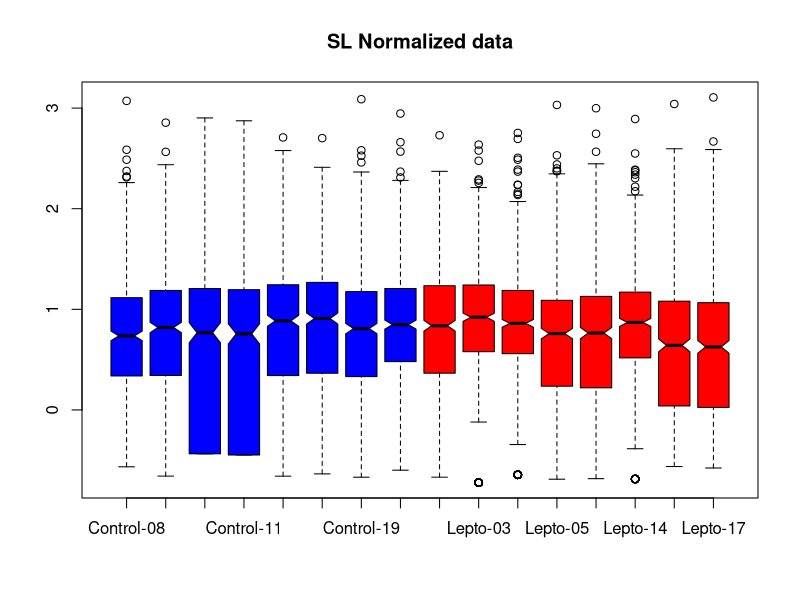
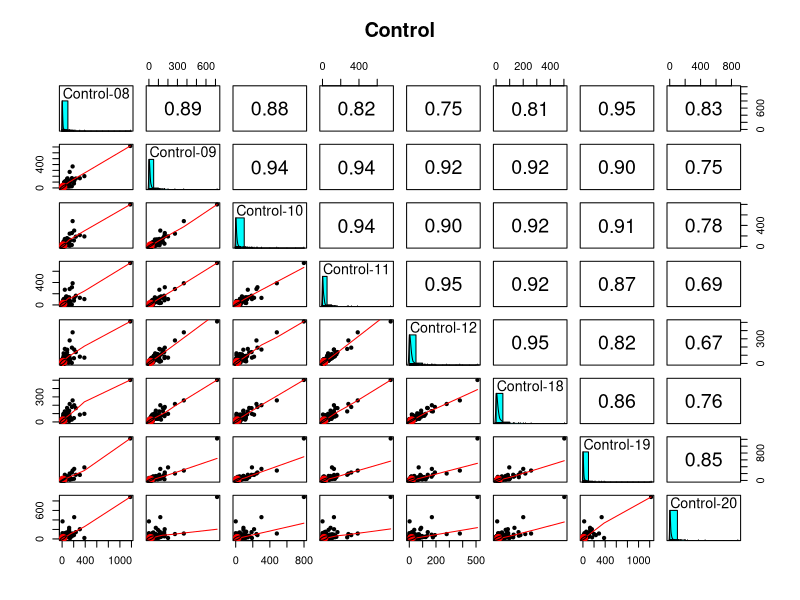
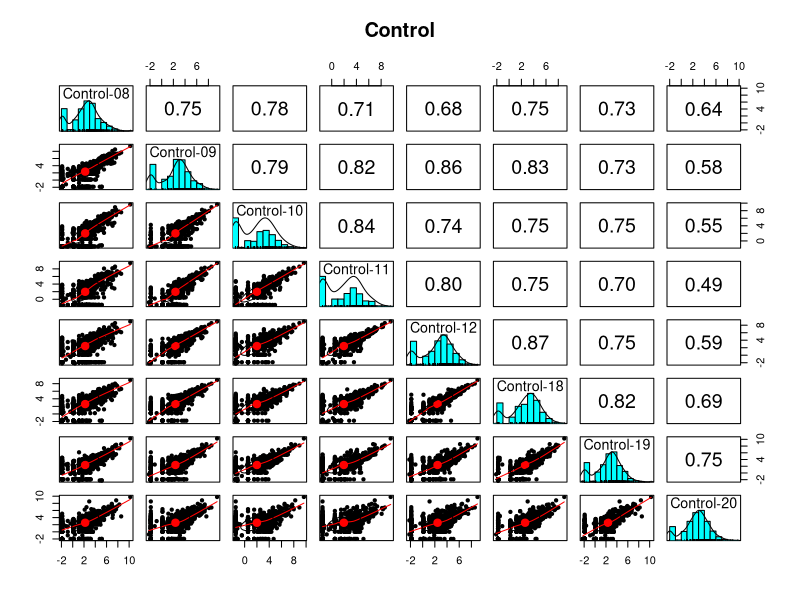
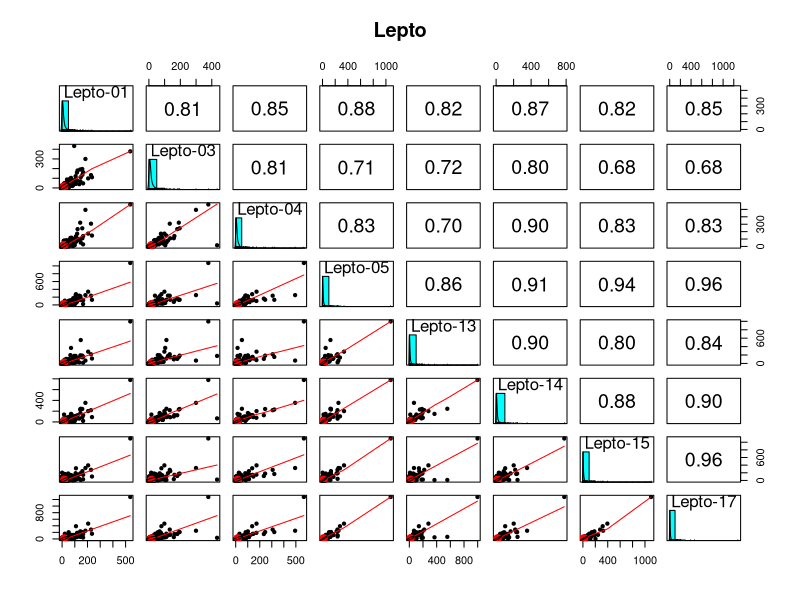
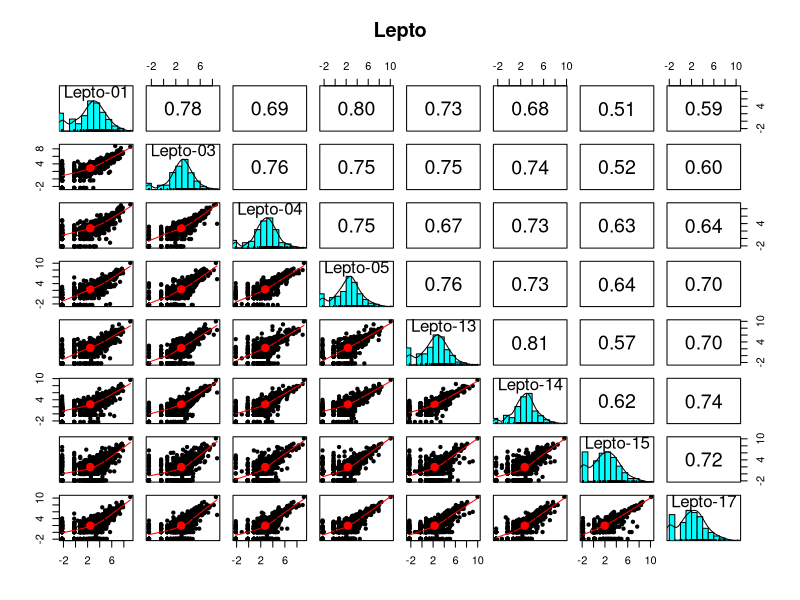
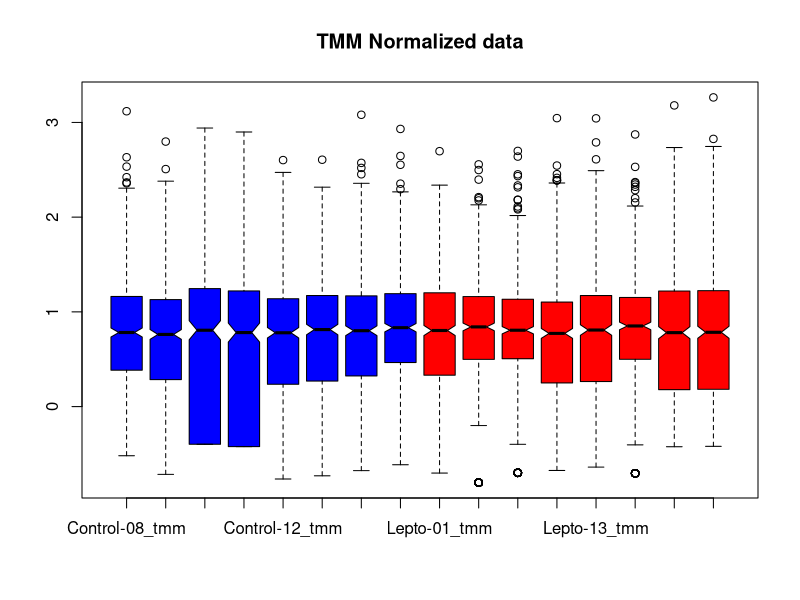
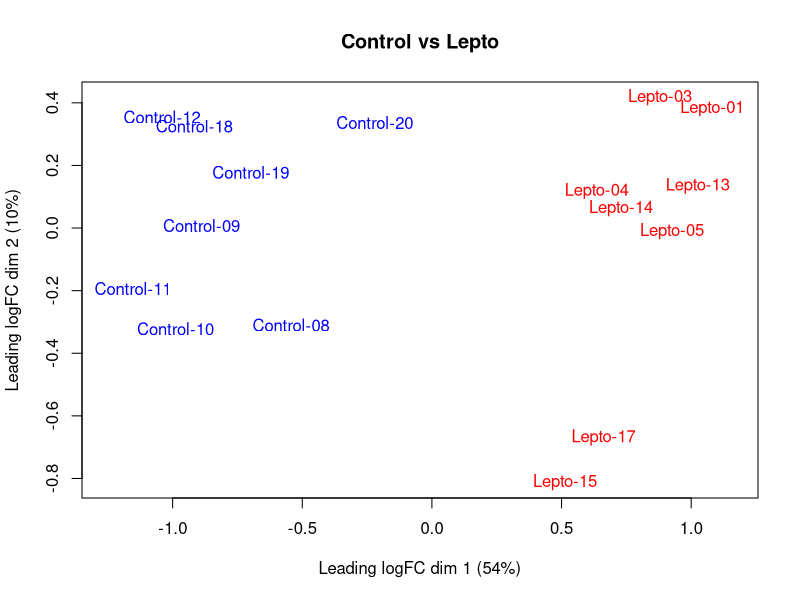
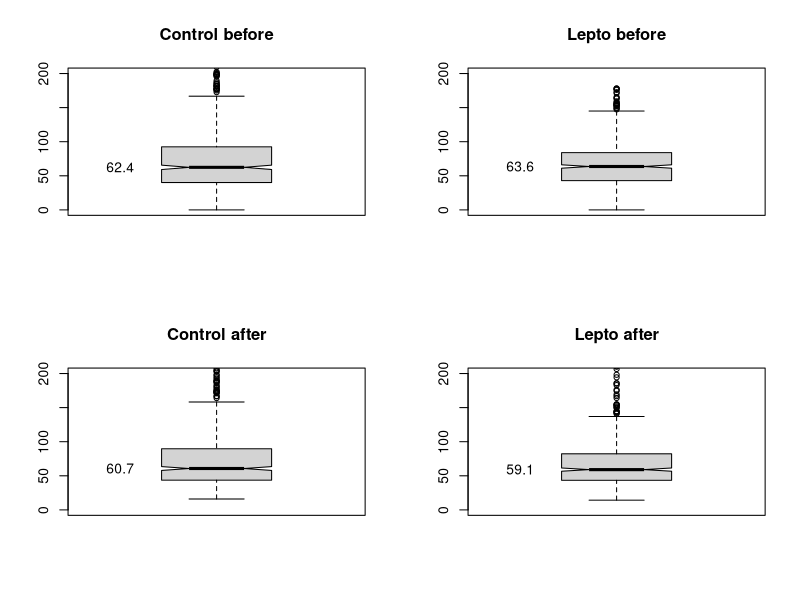

Generate these figures, in order, with R:

library("tidyverse")
library("edgeR")
library("limma")
library("psych")
library("gridExtra")
library("scales")

# read in the prepped data
paw_spc <- read_tsv("QC_check_669x19.txt")

# save accessions in vector and remove from data table
accession <- paw_spc$Accession
paw_spc <- select(paw_spc, -Accession)

# replace zeros with 0.25
paw_spc[paw_spc == 0] <- 0.25

# In a spearate notebook, we decided to exclude 3 lepto samples (2, 6, and 16)
paw_spc <- paw_spc[c(-10, -14, -18)]

head(paw_spc)
nrow(paw_spc)

# function for simple normalization
SL_Norm <- function(df, color = NULL, plot = TRUE) {
    # This makes each channel sum to the average grand total
        # df - data frame of TMT intensities
        # returns a new data frame with normalized values
    
    # compute scaling factors to make colsums match the average sum
    norm_facs <- mean(c(colSums(df))) / colSums(df)
    cat("SL Factors:\n", sprintf("%-5s -> %f\n", colnames(df), norm_facs))
    df_sl  <- sweep(df, 2, norm_facs, FUN = "*")
    
    # visualize results and return data frame
    if(plot == TRUE) {
        boxplot(log10(df_sl), col = color, notch = TRUE, main = "SL Normalized data")
    }
    df_sl
}

# normalize the data before plotting
color <- c(rep('blue', 8), rep('red', 8))
paw_sl <- SL_Norm(paw_spc, color)

# shortcuts for the cell types
C <- 1:8
L <- 9:16

pairs.panels(paw_sl[C], main = "Control")
pairs.panels(log2(paw_sl[C]), main = "Control")
pairs.panels(paw_sl[L], main = "Lepto")
pairs.panels(log2(paw_sl[L]), main = "Lepto")

# load the data into edgeR data structures
# group labels need to be factors
group <- c(rep("Control", 8), rep("Lepto", 8))
y <- DGEList(counts = paw_spc, group = group, genes = accession)

# run the TMM normalization (and library size corrections)
y <- calcNormFactors(y)

# check normalizations
y$samples

apply_tmm_factors <- function(y, color = NULL, plot = TRUE) {
    # computes the tmm normalized data from the DGEList object
        # y - DGEList object
        # returns a dataframe with normalized intensities
    
    # compute grand total (library size) scalings
    lib_facs <- mean(y$samples$lib.size) / y$samples$lib.size

    # the TMM factors are library adjustment factors (so divide by them)
    norm_facs <- lib_facs / y$samples$norm.factors
    cat("Overall Factors (lib.size+TMM):\n", sprintf("%-5s -> %f\n", 
                                                     colnames(y$counts), norm_facs))

    # compute the normalized data as a new data frame
    df_tmm <- as.data.frame(sweep(y$counts, 2, norm_facs, FUN = "*"))
    colnames(df_tmm) <- str_c(colnames(y$counts), "_tmm")
    
    # visualize results and return data frame
    if(plot == TRUE) {
        boxplot(log10(df_tmm), col = color, notch = TRUE, main = "TMM Normalized data")
    }
    df_tmm
}

paw_spc_tmm <- apply_tmm_factors(y, color)

# check clustering
plotMDS(y, col = color, main = "Control vs Lepto")

CV <- function(df) {
    # Computes CVs of data frame rows
        # df - data frame, 
        # returns vector of CVs (%)
    ave <- rowMeans(df)    # compute averages
    sd <- apply(df, 1, sd) # compute standard deviations
    cv <- 100 * sd / ave   # compute CVs in percent (last thing gets returned)
}

labeled_boxplot <- function(df, ylim, title) {
    # Makes a box plot with the median value labeled
        # df - data frame with data to compute CVs of
        # ylim - upper limit for y-axis
        # title - plot title
    cv = CV(df)
    boxplot(cv, ylim = c(0, ylim), notch = TRUE, main = title)
    text(x = 0.65, y = boxplot.stats(cv)$stats[3], 
         labels = round(boxplot.stats(cv)$stats[3], 1))
}

# see what effect TMM had on CV distributions
par(mfrow = c(2, 2))
labeled_boxplot(paw_spc[C], 200, "Control before")
labeled_boxplot(paw_spc[L], 200, "Lepto before")
labeled_boxplot(paw_spc_tmm[C], 200, "Control after")
labeled_boxplot(paw_spc_tmm[L], 200, "Lepto after")
par(mfrow = c(1, 1))

y <- estimateDisp(y)
plotBCV(y, main = "Variance Trends")

et <- exactTest(y, pair = c("Control", "Lepto"))
topTags(et, n = 20)$table
tt <- topTags(et, n = Inf, sort.by = "none")$table
summary(decideTests(et, p.value = 0.05)) # usually use 0.10 for p-value

collect_results <- function(df, tt, x, xlab, y, ylab) {
    # Computes new columns and extracts some columns to make results frame
        # df - data in data.frame
        # tt - top tags from edgeR test
        # x - columns for first condition
        # xlab - label for x
        # y - columns for second condition
        # ylab - label for y
        # returns a new dataframe
    
    # condition average vectors
    ave_x <- rowMeans(df[x])
    ave_y <- rowMeans(df[y])
    
    # FC, direction, candidates
    fc <- ifelse(ave_y > ave_x, (ave_y / ave_x), (-1 * ave_x / ave_y))
    direction <- ifelse(ave_y > ave_x, "up", "down")
    candidate <- cut(tt$FDR, breaks = c(-Inf, 0.01, 0.05, 0.10, 1.0), 
                     labels = c("high", "med", "low", "no"))
    
    # make data frame
    temp <- cbind(df[c(x, y)], data.frame(logFC = tt$logFC, FC = fc, 
                                          PValue = tt$PValue, FDR = tt$FDR, 
                                          ave_x = ave_x, ave_y = ave_y, 
                                          direction = direction, candidate = candidate, 
                                          Acc = tt$genes)) 
    
    # fix column headers for averages
    names(temp)[names(temp) %in% c("ave_x", "ave_y")]  <- str_c("ave_", c(xlab, ylab))    
    
    temp # return the data frame
}

# get the results summary
results <- collect_results(paw_spc_tmm, tt, C, "Control", L, "Lepto")

pvalue_plots <- function(results, ylim, title) {
    # Makes p-value distribution plots
        # results - results data frame
        # ylim - ymax for expanded view
        # title - plot title
    p_plot <- ggplot(results, aes(PValue)) + 
        geom_histogram(bins = 100, fill = "white", color = "black") +
        geom_hline(yintercept = mean(hist(results$PValue, breaks = 100, 
                                     plot = FALSE)$counts[26:100]))

    # we will need an expanded plot
    p1 <- p_plot + ggtitle(str_c(title, " p-value distribution"))
    p2 <- p_plot + coord_cartesian(xlim = c(0, 1.0), ylim = c(0, ylim)) + ggtitle("p-values expanded")
    grid.arrange(p1, p2, nrow = 2) # from gridExtra package
}

# check the p-value distribution
pvalue_plots(results, 30, "Control vs Lepto - SpC")

log2FC_plots <- function(results, range, title) {
    # Makes faceted log2FC plots by candidate
        # results - results data frame
        # range - plus/minus log2 x-axis limits
        # title - plot title
    ggplot(results, aes(x = logFC, fill = candidate)) +
        geom_histogram(binwidth=0.1, color = "black") +
        facet_wrap(~candidate) +
        ggtitle(title) + 
        coord_cartesian(xlim = c(-range, range))
}

# make log2FC plots
log2FC_plots(results, 5, "Faceted log2FC")

# see how many candidates are in each category
results %>% count(candidate)

transform <- function(results, x, y) {
    # Make data frame with some transformed columns
        # results - results data frame
        # x - columns for x condition
        # y - columns for y condition
        # return new data frame
    df <- data.frame(log10((results[x] + results[y])/2), 
                     log2(results[y] / results[x]), 
                     results$candidate,
                     -log10(results$FDR))
    colnames(df) <- c("A", "M", "candidate", "P")
    
    df # return the data frame
}

MA_plots <- function(results, x, y, title) {
    # makes MA-plot DE candidate ggplots
        # results - data frame with edgeR results and some condition average columns
        # x - string for x-axis column
        # y - string for y-axis column
        # title - title string to use in plots
        # returns a list of plots 
    
    # uses transformed data
    temp <- transform(results, x, y)
    
    # 2-fold change lines
    ma_lines <- list(geom_hline(yintercept = 0.0, color = "black"),
                     geom_hline(yintercept = 1.0, color = "black", linetype = "dotted"),
                     geom_hline(yintercept = -1.0, color = "black", linetype = "dotted"))

    # make main MA plot
    ma <- ggplot(temp, aes(x = A, y = M)) +
        geom_point(aes(color = candidate, shape = candidate)) +
        scale_y_continuous(paste0("logFC (", y, "/", x, ")")) +
        scale_x_continuous("Ave_intensity") +
        ggtitle(title) + 
        ma_lines
    
    # make separate MA plots
    ma_facet <- ggplot(temp, aes(x = A, y = M)) +
        geom_point(aes(color = candidate, shape = candidate)) +
        scale_y_continuous(paste0("log2 FC (", y, "/", x, ")")) +
        scale_x_continuous("log10 Ave_intensity") +
        ma_lines +
        facet_wrap(~ candidate) +
        ggtitle(str_c(title, " (separated)"))

    # make the plots visible
    print(ma)
    print(ma_facet)
}    

# make MA plots
MA_plots(results, "ave_Control", "ave_Lepto", "Control versus Lepto")

scatter_plots <- function(results, x, y, title) {
    # makes scatter-plot DE candidate ggplots
        # results - data frame with edgeR results and some condition average columns
        # x - string for x-axis column
        # y - string for y-axis column
        # title - title string to use in plots
        # returns a list of plots
    
    # 2-fold change lines
    scatter_lines <- list(geom_abline(intercept = 0.0, slope = 1.0, color = "black"),
                          geom_abline(intercept = 0.301, slope = 1.0, color = "black", linetype = "dotted"),
                          geom_abline(intercept = -0.301, slope = 1.0, color = "black", linetype = "dotted"),
                          scale_y_log10(),
                          scale_x_log10())

    # make main scatter plot
    scatter <- ggplot(results, aes_string(x, y)) +
        geom_point(aes(color = candidate, shape = candidate)) +
        ggtitle(title) + 
        scatter_lines

    # make separate scatter plots
    scatter_facet <- ggplot(results, aes_string(x, y)) +
        geom_point(aes(color = candidate, shape = candidate)) +
        scatter_lines +
        facet_wrap(~ candidate) +
        ggtitle(str_c(title, " (separated)")) 

    # make the plots visible
    print(scatter)
    print(scatter_facet)
}

# make scatter plots
scatter_plots(results, "ave_Control", "ave_Lepto", "Control versus Lepto")

volcano_plot <- function(results, x, y, title) {
    # makes a volcano plot
        # results - a data frame with edgeR results
        # x - string for the x-axis column
        # y - string for y-axis column
        # title - plot title string
    
    # uses transformed data
    temp <- transform(results, x, y)
    
    # build the plot
    ggplot(temp, aes(x = M, y = P)) +
        geom_point(aes(color = candidate, shape = candidate)) +
        xlab("log2 FC") +
        ylab("-log10 FDR") +
        ggtitle(str_c(title, " Volcano Plot"))
}

# make a volcano plot
volcano_plot(results, "ave_Control", "ave_Lepto", "Control versus Lepto")

# functions for plotting individual proteins

# function to extract the identifier part of the accesssion
get_identifier <- function(accession) {
    identifier <- str_split(accession, " |\\.", simplify = TRUE)
    identifier[,1]
}

set_plot_dimensions <- function(width_choice, height_choice) {
    options(repr.plot.width=width_choice, repr.plot.height=height_choice)
}

plot_top_tags <- function(results, nleft, nright, top_up, top_down) {
    # results should have data first, then test results (two condition summary table)
    # nleft, nright are number of data points in each condition
    # top_up and top_down are number of up and number of down top DE candidates to plot
    # get top ipregulated
    up <- results %>% 
        filter(logFC >= 0) %>%
        arrange(FDR)
    up <- up[1:top_up, ]
    
    # get top down regulated
    down <- results %>% 
        filter(logFC < 0) %>%
        arrange(FDR)
    down <- down[1:top_down, ]
    
    # pack them
    proteins <- rbind(up, down)
        
    color = c(rep("red", nleft), rep("blue", nright))
    for (row_num in 1:nrow(proteins)) {
        row <- proteins[row_num, ]
        vec <- as.vector(unlist(row[1:(nleft + nright)]))
        names(vec) <- colnames(row[1:(nleft + nright)])
        title <- str_c(get_identifier(row$Acc), ", int: ", scientific(mean(vec), 2), 
                       ", FDR: ", scientific(row$FDR, digits = 3), 
                       ", FC: ", round(row$FC, digits = 1))
        barplot(vec, col = color, main = title)
    }    
}
# plot the top 50 up and 50 down proteins
set_plot_dimensions(6, 3.5)
plot_top_tags(results, 8, 8, 50, 50)
set_plot_dimensions(7, 7)

# write results
write.table(results, "PXD009019_SpC_results.txt", sep = "\t", row.names = FALSE, na = " ")

# log the session
sessionInfo()
